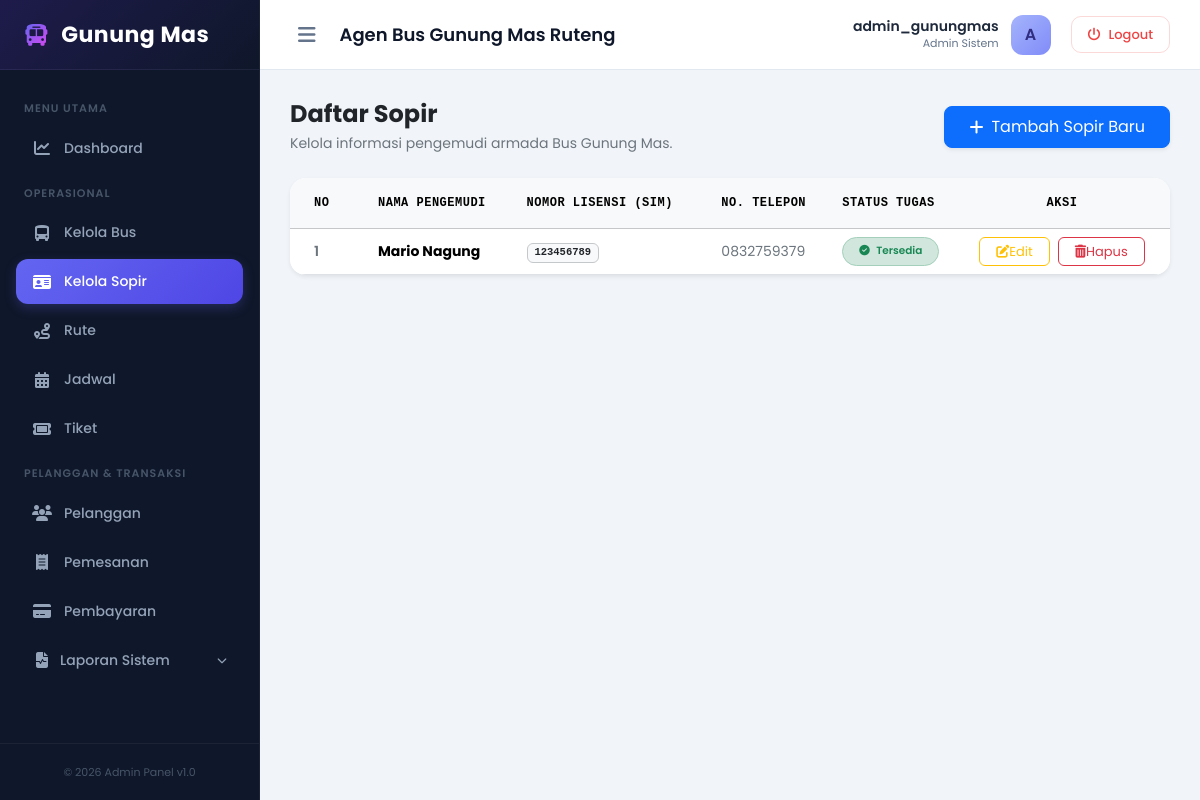
Screenshot of /dashboard/sopir/ (signed in) with the database file from the repository.
### core/models.py (models this page shows, shortened)
class Sopir(models.Model):
    id_sopir = models.AutoField(primary_key=True)
    nama_sopir = models.CharField(max_length=100)
    nomor_lisensi = models.CharField(max_length=30) # No SIM
    nomor_telepon = models.CharField(max_length=15)
    status_tugas = models.CharField(max_length=20, default='Tersedia') # Tersedia, Bertugas

### core/views.py (the view)
# urls.py: path('dashboard/sopir/', views.sopir_index, name='sopir_index'),
def sopir_index(request):
    if 'admin_id' not in request.session:
        return redirect('login')
    semua_sopir = Sopir.objects.all().order_by('-id_sopir')
    context = {
        'username': request.session.get('admin_username'),
        'semua_sopir': semua_sopir
    }
    return render(request, 'core/sopir/index.html', context)

### core/templates/core/sopir/index.html (shortened to what this page needs)
{% extends 'core/base_dashboard.html' %}
{% block content %}
<div class="d-flex flex-column flex-md-row justify-content-between align-items-start align-items-md-center mb-4 gap-3">
    <div>
        <h4 class="fw-bold text-dark mb-1">Daftar Sopir</h4>
        <p class="text-secondary small mb-0">Kelola informasi pengemudi armada Bus Gunung Mas.</p>
    </div>
    <a href="{% url 'sopir_add' %}" class="btn btn-primary px-4 py-2 rounded-3 shadow-sm d-flex align-items-center gap-2">
        <i class="fa-solid fa-plus"></i> Tambah Sopir Baru
    </a>
</div>
<div class="card border-0 shadow-sm rounded-4 overflow-hidden">
    <div class="card-body p-0">
        <div class="table-responsive">
            <table class="table table-hover align-middle mb-0" style="min-width: 800px;">
                <thead class="table-light text-secondary font-monospace" style="font-size: 12px; letter-spacing: 0.5px;">
                    <tr>
                        <th class="py-3 ps-4" style="width: 80px;">NO</th>
                        <th class="py-3">NAMA PENGEMUDI</th>
                        <th class="py-3">NOMOR LISENSI (SIM)</th>
                        <th class="py-3">NO. TELEPON</th>
                        <th class="py-3">STATUS TUGAS</th>
                        <th class="py-3 pe-4 text-center" style="width: 200px;">AKSI</th>
                    </tr>
                </thead>
                <tbody class="text-dark" style="font-size: 14px;">
                    {% if semua_sopir %}
                        {% for sopir in semua_sopir %}
                            <tr>
                                <td class="ps-4 fw-semibold text-secondary">{{ forloop.counter }}</td>
                                <td class="fw-bold">{{ sopir.nama_sopir }}</td>
                                <td>
                                    <span class="badge bg-light text-dark border border-secondary-subtle px-2.5 py-1.5 font-monospace fs-13">
                                        {{ sopir.nomor_lisensi }}
                                    </span>
                                </td>
                                <td class="text-secondary">{{ sopir.nomor_telepon }}</td>
                                <td>
                                    {% if sopir.status_tugas == 'Tersedia' %}
                                        <span class="badge rounded-pill bg-success-subtle text-success px-3 py-2 border border-success-subtle fw-semibold">
                                            <i class="fa-solid fa-check-circle me-1"></i> {{ sopir.status_tugas }}
                                        </span>
                                    {% else %}
                                        <span class="badge rounded-pill bg-warning-subtle text-warning px-3 py-2 border border-warning-subtle fw-semibold">
                                            <i class="fa-solid fa-bus me-1"></i> {{ sopir.status_tugas }}
                                        </span>
                                    {% endif %}
                                </td>
                                <td class="pe-4 text-center">
                                    <div class="d-flex justify-content-center gap-2">
                                        <a href="{% url 'sopir_edit' sopir.id_sopir %}" class="btn btn-sm btn-outline-warning px-3 rounded-2 d-flex align-items-center gap-1.5" style="font-size: 13px;">
                                            <i class="fa-solid fa-pen-to-square"></i> Edit
                                        </a>
                                        <form action="{% url 'sopir_delete' sopir.id_sopir %}" method="POST" class="delete-form d-inline-block">
                                            <button type="button" class="btn btn-sm btn-outline-danger px-3 rounded-2 delete-btn d-flex align-items-center gap-1.5" style="font-size: 13px;" data-name="{{ sopir.nama_sopir }}">
                                                <i class="fa-solid fa-trash-can"></i> Hapus
                                            </button>
                                        </form>
                                    </div>
                                </td>
                            </tr>
                        {% endfor %}
                    {% endif %}
                </tbody>
            </table>
        </div>
    </div>
</div>
{% endblock %}

### core/templates/core/base_dashboard.html (style rules this page uses)
:root { --sidebar-width: 260px; --navbar-height: 70px; --primary-color: #4f46e5; --primary-hover: #4338ca; --dark-navy: #0f172a; --slate-gray: #f8fafc; --border-color: #e2e8f0; }
body { font-family: 'Poppins', sans-serif; background-color: #f1f5f9; color: #1e293b; min-height: 100vh; overflow-x: hidden; }

### rows the page displays
Sopir: nama_sopir "Mario Nagung", nomor_lisensi "123456789", nomor_telepon "0832759379", status_tugas "Tersedia"

### other values shown
{{ request.session.admin_username }} "admin_gunungmas"
{{ request.session.admin_username|slice:":1"|upper }} "A"
